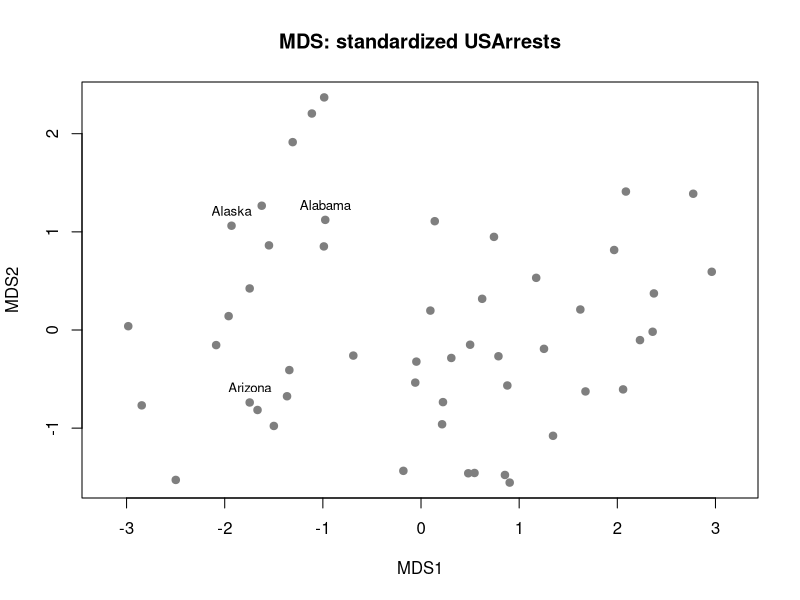
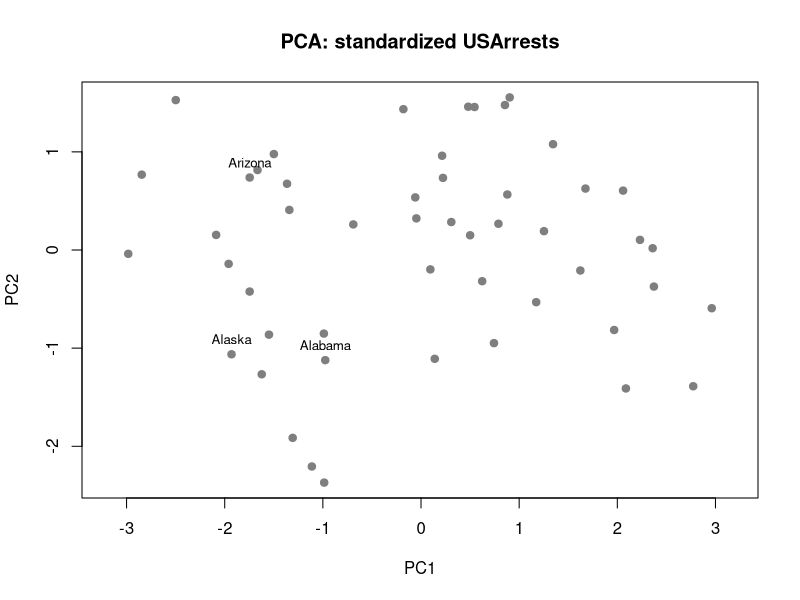

The R script that drew these images, in order:
# Lab 08 — MDS와 PCA의 목적과 출력 읽기 (약 25분)
# 이 파일만 위에서 아래로 실행하면 된다. USArrests는 R의 내장 자료이다.

# 1. 목표 --------------------------------------------------------
# - MDS의 거리 표현과 PCA의 분산 중심 축 구성을 구분한다.
# - PCA의 설명분산 비율·누적 비율과 loading을 읽는다.
# - 변수의 단위와 변동 규모가 다를 때 scaling의 영향을 확인한다.

# 2. 핵심 개념과 작은 예제 ----------------------------------------
# USArrests의 행은 미국 50개 주, 열은 네 변수이다.
# Murder, Assault, Rape는 인구 10만 명당 해당 범죄의 체포 건수,
# UrbanPop은 도시 인구 비율(%)이다. 열마다 단위와 변동 규모가 다르다.
cat("처음 세 주의 원자료:\n")
print(USArrests[1:3, ])
# 행 하나가 관측치이다. Assault의 숫자가 크다고 분석에 더 중요한 변수는 아니다.

# MDS: 관측치 사이의 거리/비유사성 관계를 저차원 좌표로 표현한다.
# 여기서는 dist()의 기본 유클리드 거리와 고전적 MDS인 cmdscale()을 사용한다.
# PCA: 원래 변수들의 선형결합으로 새로운 축인 principal component(PC)를 만든다.
# PC1은 분산을 가장 많이 담고, PC2는 PC1과 직교하며 남은 분산을 가장 많이 담는다.
# 둘 다 차원을 줄이지만 MDS는 거리 관계, PCA는 분산을 담는 축에 초점을 둔다.

# scale()의 기본값은 각 열에서 평균을 빼고 표준편차로 나누는 표준화이다.
# 표준화 값 1은 그 변수의 평균보다 표준편차 하나만큼 높다는 뜻이다.
# 표준화는 변수를 모두 같은 단위 없는 척도로 비교하게 한다.

# 3. 먼저 예상하기 -----------------------------------------------
# 예상 1: 네 변수의 단위를 그대로 쓰면 변동 규모가 큰 Assault가
#         거리와 PCA에 더 큰 영향을 줄 수 있을까?
# 예상 2: 네 변수로 만든 2차원 MDS에서 모든 원래 거리가 정확히 보존될까?
# 예상 3: PCA에서 PC1의 설명분산 비율이 0.62, PC2가 0.25라면
#         두 축의 누적 비율은 얼마인가? PC1은 원래 변수 하나인가?

# 4. 직접 실행 ----------------------------------------------------
# 실험 A: MDS와 PCA에 사용할 공통 표준화 자료를 준비한다.
arrests_scaled <- scale(USArrests)
cat("각 변수의 표준화 전후 표준편차:\n")
print(round(data.frame(raw_sd = apply(USArrests, 2, sd),
                       scaled_sd = apply(arrests_scaled, 2, sd)), 3))
# raw_sd에서 Assault 약 83.34와 Murder 약 4.36을 비교한다.
# scaled_sd는 모두 1이다. 표준편차를 맞춘 것이며, 변수들이 서로 같은 값이 되거나 똑같이 중요한 변수가 되는 것은 아니다.

# 실험 B: 거리를 먼저 만든 뒤 MDS 좌표를 얻는다.
original_dist <- dist(arrests_scaled)
mds_points <- cmdscale(original_dist, k = 2)
colnames(mds_points) <- c("MDS1", "MDS2")
cat("처음 다섯 주의 2차원 MDS 좌표:\n")
print(round(mds_points[1:5, ], 3))
# 두 열은 저차원 공간의 좌표이다. 원래의 Murder·Assault 값이나 확률이 아니다.
# 축의 양수/음수 자체보다 두 주의 점이 얼마나 떨어져 있는지를 본다.

# 처음 세 주의 세 쌍만 골라 원래 거리와 2차원 표현의 거리를 비교한다.
mds_dist <- dist(mds_points)
state_pairs <- rbind(c("Alabama", "Alaska"),
                     c("Alabama", "Arizona"),
                     c("Alaska", "Arizona"))
cat("표준화 자료의 거리와 MDS 그림의 거리:\n")
print(data.frame(pair = paste(state_pairs[, 1], state_pairs[, 2], sep = " / "),
                 original = round(as.matrix(original_dist)[state_pairs], 3),
                 MDS_2D = round(as.matrix(mds_dist)[state_pairs], 3)))
# original은 네 변수로 계산한 거리, MDS_2D는 두 좌표로 계산한 거리이다.
# 값이 가까운지 비교한다. 차원을 줄였으므로 모든 쌍의 거리가 정확히 같지는 않다.
# 첫 쌍은 약 2.70에서 0.96으로 크게 줄었다. 그림에서 가까워 보여도
# 원래 네 변수의 차이가 모두 보존된 것은 아니다.
# 고전적 MDS는 원래 거리 관계를 가능한 한 비슷하게 표현한다.

# 겹치는 이름을 모두 붙이지 않고 처음 세 주만 표시한다.
plot(mds_points, pch = 19, col = "gray50", asp = 1,
     main = "MDS: standardized USArrests", xlab = "MDS1", ylab = "MDS2")
text(mds_points[1:3, ], labels = rownames(USArrests)[1:3], pos = 3, cex = 0.8)
# 가까운 점은 이 2차원 표현에서 서로 비슷하게 놓인 주이다.
# 원래 네 변수의 차이까지 작은지는 앞의 거리 비교도 함께 확인한다.
# 이 거리는 지리적 거리도, 두 주가 같은 집단임을 확정하는 기준도 아니다.

# 실험 C: 동일한 표준화 자료로 PCA의 축과 설명분산을 읽는다.
# 이미 평균 0·표준편차 1로 만들었으므로 다시 중심화하거나 표준화하지 않는다.
pca_scaled <- prcomp(arrests_scaled, center = FALSE, scale. = FALSE)
cat("표준화 자료의 PCA 요약:\n")
print(summary(pca_scaled))
# Proportion of Variance 행: 각 PC가 전체 분산 중 설명하는 비율이다.
# PC1 약 0.620, PC2 약 0.247을 찾는다.
# Cumulative Proportion 행: PC1부터 해당 PC까지 합한 비율이다.
# PC2 열의 약 0.868은 두 축이 전체 분산의 약 86.8%를 담는다는 뜻이다.
# 분류 정확도도, 거리의 86.8%가 정확히 보존되었다는 뜻도 아니다.

cat("PC1·PC2의 loading:\n")
print(round(pca_scaled$rotation[, 1:2], 3))
# rotation의 행은 원래 변수, 열은 PC이다. 각 값은 축을 만드는 계수(loading)이다.
# 예를 들어 PC1 점수는 네 표준화 변수에 PC1 열의 계수를 곱해 더한 값이다.
# 따라서 PC1은 Murder 자체가 아니라 원래 변수들의 조합이다.
# PC1에서는 세 범죄 변수의 loading 절댓값이 UrbanPop보다 크다.
# PC2에서는 UrbanPop의 절댓값이 가장 크다. 표준화된 변수끼리 상대 크기를 읽는다.
# 같은 PC 열 안의 같은/반대 부호는 그 축에 기여하는 방향의 관계를 나타낸다.
# 한 PC의 loading과 점수 부호를 모두 뒤집어도 같은 해를 표현한다.
# 'PC1의 음수는 언제나 나쁘다'처럼 부호 자체에 절대 의미를 붙이지 않는다.

cat("처음 세 주의 PC 점수:\n")
print(round(pca_scaled$x[1:3, 1:2], 3))
# x의 행은 주, 열은 새 축의 좌표(점수)이다. rotation의 변수별 계수와 구분한다.
plot(pca_scaled$x[, 1:2], pch = 19, col = "gray50", asp = 1,
     main = "PCA: standardized USArrests", xlab = "PC1", ylab = "PC2")
text(pca_scaled$x[1:3, 1:2], labels = rownames(USArrests)[1:3], pos = 3, cex = 0.8)
# 두 그림에서 주들의 상대적 배치를 비교한다. 축 방향이 뒤집혀 보일 수 있다.
# 이번처럼 유클리드 거리를 쓰는 고전적 MDS와 같은 자료의 PCA는
# 같은 점 사이 거리 배치를 얻을 수 있다. 이 특수한 관계가 MDS와 PCA가 일반적으로 같은 방법이라는 뜻은 아니다.
# 그림이 닮아도 설명하는 목적을 구분한다.

# 5. 결과 해석 ----------------------------------------------------
# MDS의 두 좌표는 '어떤 주끼리 가까운가'를 거리 관계로 읽는다.
# PCA의 summary는 '몇 개 축으로 분산을 얼마나 담았는가'를 읽는다.
# rotation은 '그 축이 어떤 변수 조합인가', x는 '각 주가 그 축의 어디에 있는가'이다.
# 두 분석 모두 여기서는 정답 범주를 예측하는 지도학습 분류가 아니다.

# 6. 하나 바꿔보기 ------------------------------------------------
# PCA에서 scaling만 제거한다. 자료와 중심화는 유지한다.
# 예상: 표준편차가 컸던 Assault의 PC1 loading 절댓값이 더 두드러질까?
#       PC1의 설명분산 비율이 높아지면 무조건 더 좋은 분석인가?
pca_raw <- prcomp(USArrests, center = TRUE, scale. = FALSE)
cat("scaling 전후 PC1의 loading 절댓값:\n")
print(round(data.frame(without_scaling = abs(pca_raw$rotation[, 1]),
                       with_scaling = abs(pca_scaled$rotation[, 1])), 3))
# scaling 전에는 Assault 약 0.995가 두드러진다. 변동 규모의 영향을 크게 받는다.
# scaling 후에는 세 범죄 변수의 크기가 서로 가까워진다.
# 서로 다른 척도에서 얻은 loading이므로 같은 단위의 효과 크기로 비교하지 않는다.

cat("scaling 전후 PC1의 설명분산 비율:\n")
print(round(c(without_scaling = pca_raw$sdev[1]^2 / sum(pca_raw$sdev^2),
              with_scaling = pca_scaled$sdev[1]^2 / sum(pca_scaled$sdev^2)), 3))
# 약 0.966 → 0.620이다. scaling으로 '전체 분산'의 기준 자체가 달라졌다.
# 높은 비율만으로 우열을 정하지 않는다. 원래 단위의 차이를 반영할지 먼저 판단한다.
# 표준화는 단위·크기의 지배를 줄이지만 언제나 최선인 것은 아니다.

# 7. 시험 체크 ----------------------------------------------------
# 1) MDS와 PCA는 저차원 표현에서 각각 무엇에 초점을 두는가?
# 2) summary의 PC1 비율 0.6201, PC2 비율 0.2474와 PC2 누적 비율은 어떻게 다른가?
# 3) rotation과 x는 각각 무엇을 담는가? PC1은 원래 변수 하나인가?
# 4) 한 PC의 모든 loading과 점수 부호가 함께 뒤집히면 다른 해인가?
# 5) USArrests에서 scaling을 하는 이유는? 설명분산 비율이 높으면 항상 더 좋은가?

# 정답 및 해설 ----------------------------------------------------
# 1) MDS는 관측치 사이 거리/비유사성 관계, PCA는 분산을 잘 담는 새 축 구성이다.
# 2) 앞의 두 값은 각 축의 비율, 누적 비율은 합인 0.8675(약 86.8%)이다.
# 3) rotation은 변수별 loading, x는 관측치별 PC 점수이다. PC1은 변수들의 선형결합이다.
# 4) 아니다. 축 방향만 바뀌며 설명분산과 점 사이 거리는 같다.
# 5) 단위·변동 규모가 분석을 지배하는 것을 줄이기 위해서이다.
#    scaling 전후에는 분산의 기준이 다르므로 높은 비율만으로 우열을 정할 수 없다.
